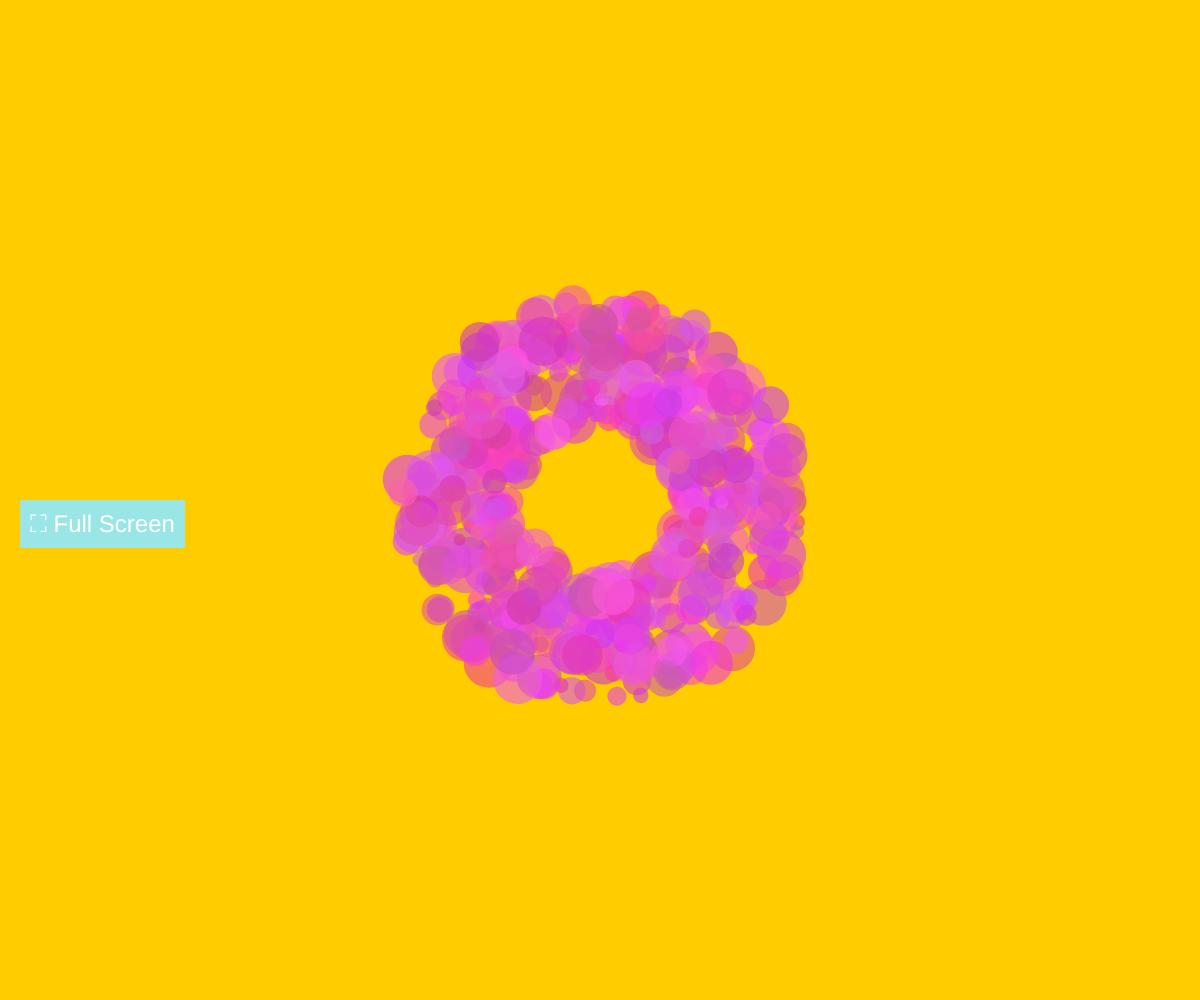
Frame 1 (no input)
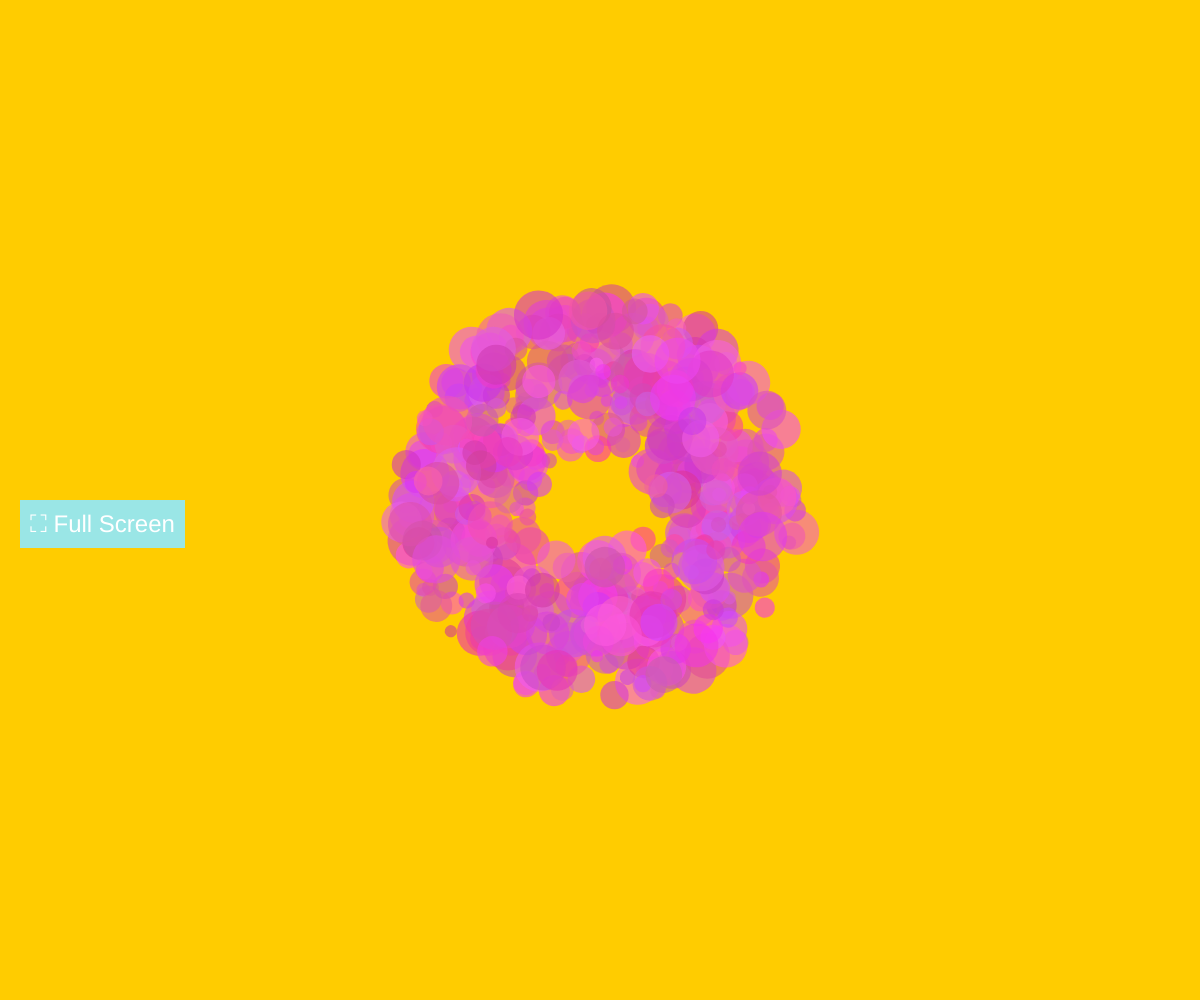
Frame 60 (no input)
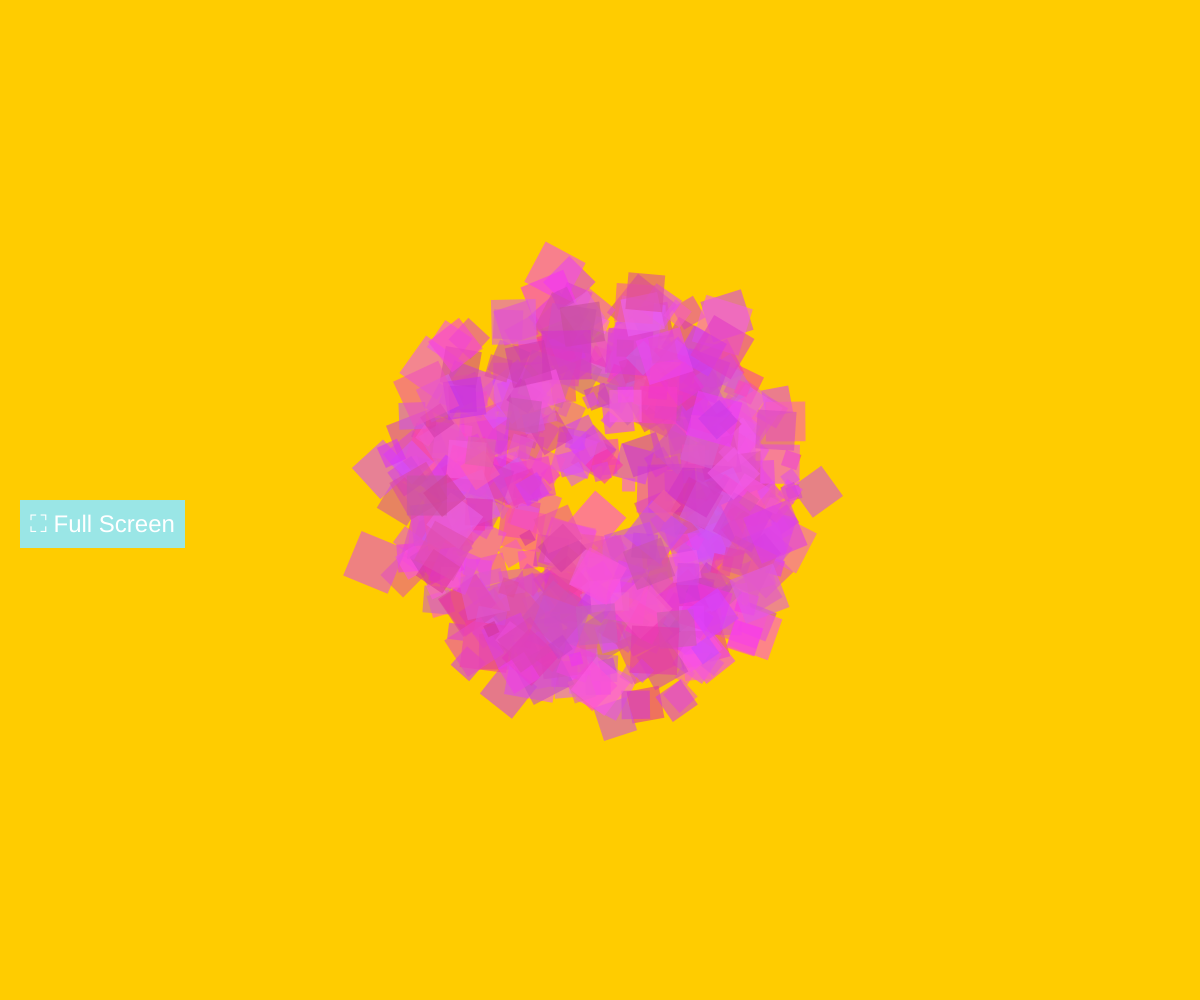
Frame 120 (the mouse pressed at the canvas centre since frame 60)

The p5.js sketch that drew these frames (run headless with seeded random() and noise() and a simulated clock; from frame 60 on, the mouse is pressed at the canvas centre):

// p5.js sketch
// ── sketch.js
/*
Particle Affection

Author: Meral Senturk inspired from Interactive logos

jasonlabbe3d.com
twitter.com/russetPotato
*/

const SPIN_MULTIPLIER = 45;
const MIN_PARTICLE_COUNT = 200;
const MAX_PARTICLE_COUNT = 700;
const MIN_FORCE = 0.4;
const MAX_FORCE = 0.6;
const REPULSION_RADIUS = 100;
const REPULSION_STRENGTH = 0.25;

const DrawTypes = {
    Ellipse: 0,
    Rect: 1,
    Triangle: 2,
};

let particles = [];
let particleCount = 550;
let drawType = DrawTypes.Ellipse;
let fullScreenBtn;

// 🎯 Dynamic values that grow in fullscreen
let minParticleSize = 12;
let maxParticleSize = 50;
let heartRadius = 200;
let spawnRadius = 200;

function setup() {
    createCanvas(windowWidth, windowHeight);
    spawnParticles();
    setupFullScreenBtn();
}

function draw() {
    background(255, 204, 0);

    textSize(16);
    fill(255);
    textAlign(LEFT);
//     text(
//         `
//         How to interact 
//         Move your mouse over the heart to interact.
        
//         Controls 
//         Left-click or spacebar: Change particle type
//         + : Increase particles
//         - : Decrease particles
//         `,
//         50, 50
//     );

    particles.forEach((particle) => {
        particle.move();
        particle.display();
    });
}

function spawnParticles() {
    particles = [];
    for (let i = 0; i < particleCount; i++) {
        const angle = random(TWO_PI);
        const radius = random(0.4, 1) * spawnRadius;
        const x = width / 2 + radius * cos(angle);
        const y = height / 2 - radius * sin(angle);
        particles.push(new Particle(createVector(x, y)));
    }
}

function mouseMoved() {
    particles.forEach((particle) => particle.reactToMouse(mouseX, mouseY));
}

function keyPressed() {
    if (key === '+') {
        particleCount = min(particleCount + 50, MAX_PARTICLE_COUNT);
        spawnParticles();
    } else if (key === '-') {
        particleCount = max(particleCount - 50, MIN_PARTICLE_COUNT);
        spawnParticles();
    } else if (key === ' ') {
        drawType = (drawType + 1) % Object.keys(DrawTypes).length;
    }
}

function mousePressed() {
    if (mouseButton === LEFT) {
        drawType = (drawType + 1) % Object.keys(DrawTypes).length;
    }
}

class Particle {
    constructor(pos) {
        this.pos = pos;
        this.vel = p5.Vector.random2D().mult(random(MIN_FORCE, MAX_FORCE));
        this.size = random(minParticleSize, maxParticleSize);
        this.color = color(random(200, 255), random(50, 100), random(150, 255), 150);
    }

    move() {
        this.pos.add(this.vel);

        const d = dist(this.pos.x, this.pos.y, width / 2, height / 2);
        if (d > heartRadius) {
            this.vel.mult(-1); // bounce back
        }
    }

    reactToMouse(mx, my) {
        const d = dist(this.pos.x, this.pos.y, mx, my);
        if (d < REPULSION_RADIUS) {
            let force = p5.Vector.sub(this.pos, createVector(mx, my)).setMag(REPULSION_STRENGTH);
            this.vel.add(force);
        }
    }

    display() {
        push();
        translate(this.pos.x, this.pos.y);
        rotate(this.vel.heading() * SPIN_MULTIPLIER);
        fill(this.color);
        noStroke();

        switch (drawType) {
            case DrawTypes.Ellipse:
                ellipse(0, 0, this.size, this.size);
                break;
            case DrawTypes.Rect:
                rect(0, 0, this.size, this.size);
                break;
            case DrawTypes.Triangle:
                triangle(
                    -this.size * 0.5, -this.size * 0.5,
                    0, this.size,
                    this.size * 0.5, -this.size * 0.5
                );
                break;
        }
        pop();
    }
}

function setupFullScreenBtn() {
    fullScreenBtn = createButton('⛶ Full Screen');
    fullScreenBtn.position(20, 500);
    fullScreenBtn.style('font-size', '24px');
    fullScreenBtn.style('padding', '10px');
    fullScreenBtn.style('background-color', '#9ae6e6');
    fullScreenBtn.style('color', '#fff');
    fullScreenBtn.style('border', 'none');
    fullScreenBtn.style('cursor', 'pointer');
    fullScreenBtn.style('z-index', '9999');
    fullScreenBtn.style('position', 'absolute');

    fullScreenBtn.mousePressed(() => {
        fullScreenBtn.remove();
        fullscreen(true);

        setTimeout(() => {
            resizeCanvas(windowWidth, windowHeight);

            // 📈 Make everything bigger
            minParticleSize = 30;
            maxParticleSize = 90;
            heartRadius = 300;
            spawnRadius = 300;

            spawnParticles();
        }, 1000);
    });
}

function windowResized() {
    resizeCanvas(windowWidth, windowHeight);

    if (!fullscreen()) {
        minParticleSize = 12;
        maxParticleSize = 50;
        heartRadius = 200;
        spawnRadius = 200;
    }

    spawnParticles();
}
